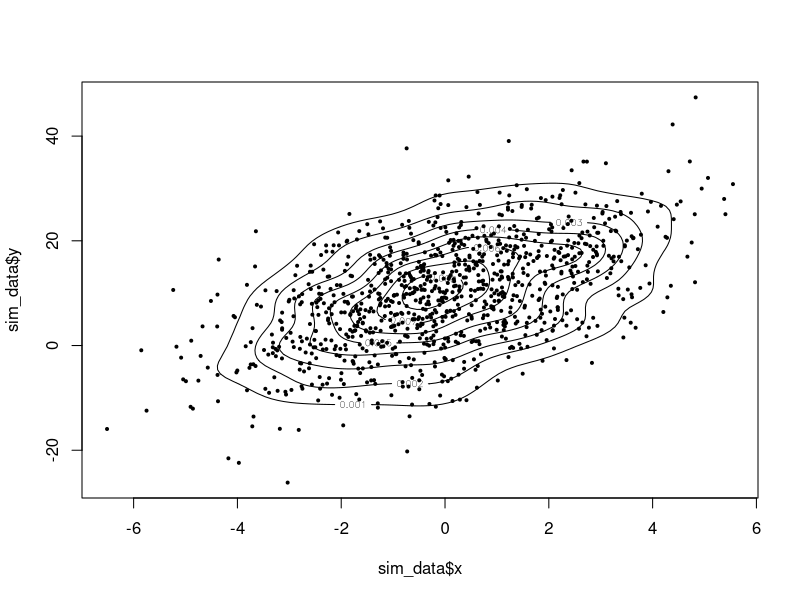

Recreate this plot in R. (Note: this script raises an error after producing the figure.)
library(MASS)
require(foreign)
require(dplyr)

sigma <- matrix(data = c(2^2, 0.5*10*2, 0.5*10*2, 10^2), nrow = 2, ncol = 2, byrow = T)
sigma_sqrt <- chol(sigma)
mu <- c(0, 10)

sim_data <- sapply(1:1000, function(i) {
    x <- rnorm(2, mean = 0, sd = 1)     
    as.vector(x %*% sigma_sqrt + mu)
    })
sim_data <- data.frame(t(sim_data))
names(sim_data) <- c("x", "y")

z <- kde2d(x = sim_data$x, y = sim_data$y, n = 100)
plot(sim_data$x, sim_data$y, pch=19, cex=0.4)
contour(z, nlevels = 11, add = T)

x <- c(-0.86, -0.3, -0.05, 0.73)
n <- rep(5, 4)
y <- c(0,1,3,5)






ggplot(sim_data, aes(x=x, y=y)) + geom_point() + stat_density2d(n = 100)

var(sim_data)
